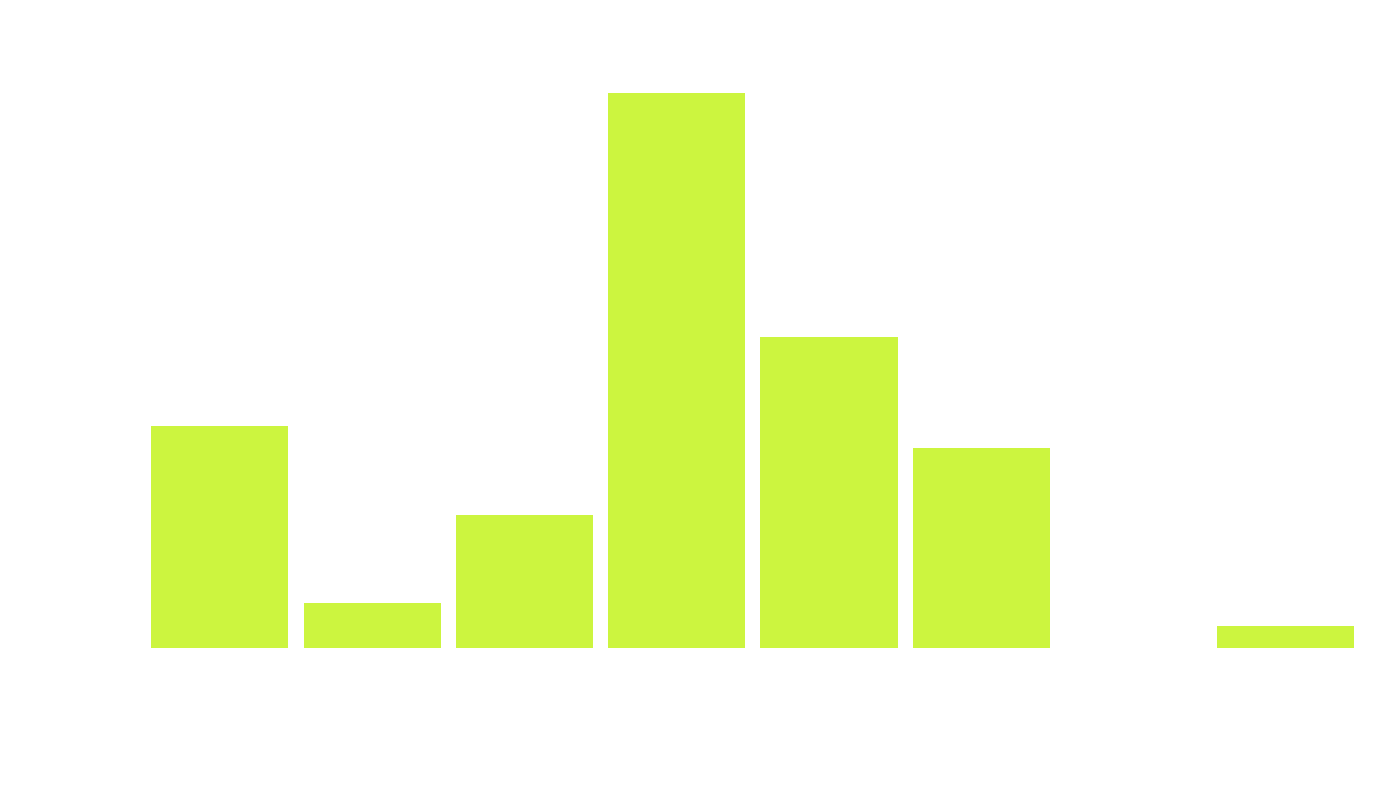

This chart was generated by the following R code:
# przygotowanie
library(showtext)
library(dplyr)
library(ggplot2)
my_white <- rgb(255, 255, 255, 150, maxColorValue = 255)
font_add("knul", "C:/Users/tymek/Desktop/Studia/3_sem/TWD/project_fifa/data/Knul/Knul-Regular.otf")
showtext_auto()

fifa15 <- read.csv("players_15.csv")
fifa16 <- read.csv("players_16.csv")
fifa17 <- read.csv("players_17.csv")
fifa22 <- read.csv("players_22.csv")

# przygotowanie danych

pot15 <- fifa15 %>%
  select(sofifa_id, long_name, potential, overall) %>%
  filter(overall <= 71) %>%
  filter(potential >= 84)

pot16 <- fifa16 %>%
  select(sofifa_id, long_name, potential, overall) %>%
  filter(overall <= 71) %>%
  filter(potential >= 84)

pot17 <- fifa17 %>%
  select(sofifa_id, long_name, potential, overall) %>%
  filter(overall <= 71) %>%
  filter(potential >= 84)

pot <- rbind(pot15, pot16, pot17)
pot_g <- pot[!duplicated(pot$sofifa_id),]

ove22 <- fifa22 %>%
  mutate(overall22 = overall) %>%
  select(sofifa_id, overall22)
  
df <- merge(pot_g, ove22, by = "sofifa_id")
df %>%
  arrange(overall22)

# przygotowanie ramki do wykresu

df_s <- df %>%
  mutate(overalls = case_when(overall22 >= 90 ~ "90+",
                              overall22 >= 85 ~ "85-89",
                              overall22 >= 80 ~ "80-84",
                              overall22 >= 75 ~ "75-79",
                              overall22 >= 70 ~ "70-74",
                              overall22 >= 65 ~ "65-69",
                              overall22 >= 60 ~ "60-64",
                              TRUE ~ "59-")) %>%
  group_by(overalls) %>%
  summarise(count = n()) %>%
  mutate(percent = 100 * count / dim(pot_g)[1])

# dodanie brakujących wierszy

n_bad = dim(pot_g)[1] - dim(df)[1]
overalls <- c(".N/A", "85-89")
count <- c(n_bad, 0)
percent <- c(100 * n_bad / dim(pot_g)[1], 0)
df_tmp <- data.frame(overalls, count, percent)
df_f <- rbind(df_tmp, df_s)

# wykres

pot_plot <- ggplot(df_f, aes(x = overalls, y = percent)) +
  geom_col(fill = '#ccf53f') +
  labs(x = "Rating range", y = "Percentage") +
  ylim(0, 40) +
  theme(
    rect = element_rect(fill = 'transparent'),
    text = element_text(family = 'knul'),
    panel.background = element_rect(fill = 'transparent'),
    panel.border = element_blank(),
    panel.grid.major.y = element_line(size = 0.2, color = my_white),
    panel.grid.minor.y = element_blank(),
    panel.grid.major.x = element_blank(),
    axis.text.x = element_text(size = 25, vjust = 6, color = 'white'),
    axis.text.y = element_text(size = 25, color = 'white'),
    axis.title = element_text(size = 30, color = 'white'),
    axis.title.x = element_text(vjust = 4),
    axis.ticks = element_blank()
  ) 

pot_plot

ggsave(plot = pot_plot, file = "potential.png", 
       type = "cairo-png",  bg = "transparent",
       width = 1400, height = 800, units = 'px')


